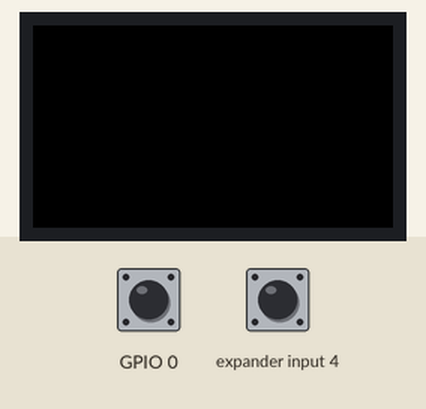
A sketch run on a simulated ESP32-S3. Parts: 240×135 colour display. The inputs (shaded band) are chosen by the test bench; at power-on: GPIO 0 HIGH, expander input 4 HIGH.

Above: at 1.3 s.
1.4 s: GPIO 0 pulled LOW for 1 s
At 2.2 s:
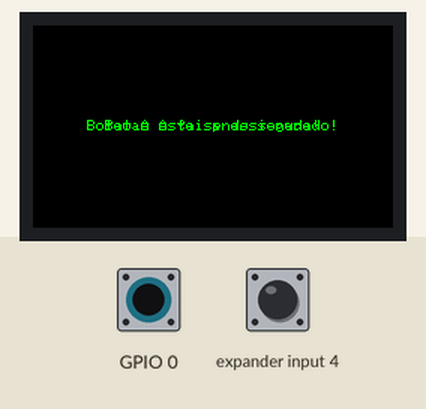
At 3.2 s:
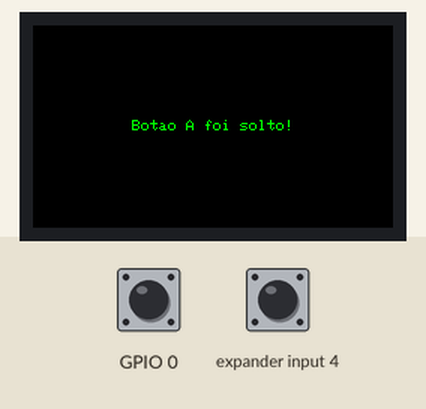
Timing chart, 0 to 4.7 s (numbered marks = the images above; inputs shaded):
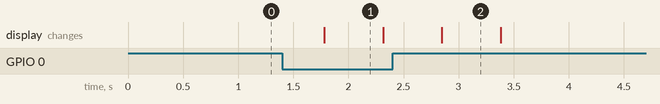

The sketch:

inputs1.ino
```cpp
#include <M5Cardputer.h>

void setup(void) {
    M5Cardputer.begin();
    M5Cardputer.Display.setTextColor(GREEN);
    M5Cardputer.Display.setTextSize(1);
    M5Cardputer.Display.setTextDatum(middle_center);
}

void loop(void) {
    M5Cardputer.Display.fillRect(0, 0, M5Cardputer.Display.width(), M5Cardputer.Display.height(), BLACK);
    M5Cardputer.update();

    if (M5Cardputer.BtnA.wasPressed()) {
        M5Cardputer.Display.drawString("Botao A foi pressionado!", M5Cardputer.Display.width() / 2, M5Cardputer.Display.height() / 2);
    }

    if (M5Cardputer.BtnA.isPressed()) {
        M5Cardputer.Display.drawString("Botao A esta sendo segurado!", M5Cardputer.Display.width() / 2, M5Cardputer.Display.height() / 2);
    }

    if (M5Cardputer.BtnA.wasReleased()) {
        M5Cardputer.Display.drawString("Botao A foi solto!", M5Cardputer.Display.width() / 2, M5Cardputer.Display.height() / 2);
    }

    if (M5Cardputer.BtnA.pressedFor(5000)) {
        M5Cardputer.Display.drawString("Botao A foi segurado por 1 segundo!", M5Cardputer.Display.width() / 2, M5Cardputer.Display.height() / 2);
    }

    delay(500);
}
```

Measured:
- after the input at 1.4 s, the display: changes after 0.38 s (image 1)
- what the display in image 1 shows lasts 0.5 s, from 1.8 s to 2.3 s
